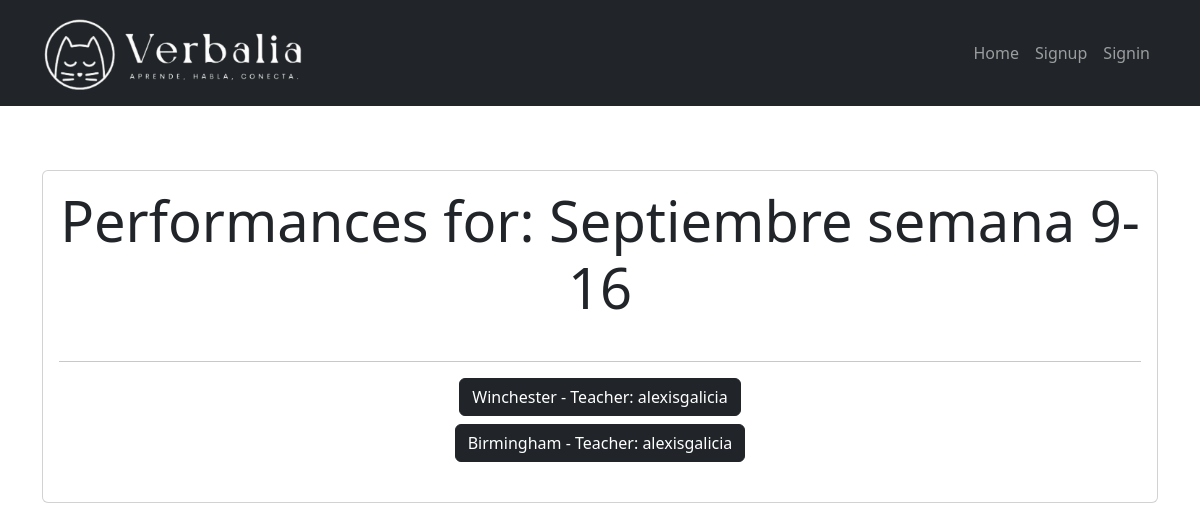
The app's page /performances_for_week/Septiembre semana 9-16/ with its own data.
### boletas/models.py (models this page shows, shortened)
class Performance(models.Model):
    semana = models.CharField(max_length=60, null=True)
    creation_date = models.DateTimeField(auto_now_add=True)
    group = models.ForeignKey(Group, on_delete=models.CASCADE, null=True, blank=True)
    user = models.ForeignKey(User, on_delete=models.SET_NULL, null=True, blank=True, editable=False)
    last_modified_date = models.DateTimeField(auto_now=True)
    is_submitted = models.BooleanField(default=False)
    week_number = models.PositiveIntegerField(null=True, blank=True)
    week_start = models.DateField(null=True)
    week_end = models.DateField(null=True)
    student_data = models.JSONField(blank=True, null=True)
    creation_week = models.CharField(max_length=50, null=True)

class Group(models.Model):
    name = models.CharField(max_length=50)
    level = models.CharField(max_length=50)
    schedule = models.CharField(max_length=50)
    user = models.ForeignKey(User, on_delete=models.SET_NULL, null=True, blank=True, editable=True)

### boletas/views.py (the view)
# urls.py: path('performances_for_week/<str:week>/', views.performances_for_week, name='performances_for_week'),
def performances_for_week(request, week):
    weekly_performances = Performance.objects.filter(creation_week=week)
    return render(request, 'performances_for_week.html', {
        'weekly_performances':weekly_performances,
        'week':week
    })

### boletas/context_processors.py (called while the page is built)
def assignment_check(request):
    if request.user.is_authenticated:
        todos_los_grupos = Group.objects.filter(user=request.user)
        todos_completados = all([group.has_assignment_this_week() for group in todos_los_grupos])
    else:
        todos_completados = False
    return {'todos_completados':todos_completados}

def plan_check(request):
    if request.user.is_authenticated:
        todos_los_grupos = Group.objects.filter(user=request.user)
        plans_completados = all([group.has_plan_this_week() for group in todos_los_grupos])
    else:
        plans_completados = False
    return {'plans_completados':plans_completados}

def performance_check(request):
    if request.user.is_authenticated:
        todos_los_grupos = Group.objects.filter(user=request.user)
        performances_completados = all([group.has_performance_this_week() for group in todos_los_grupos])
    else:
        performances_completados = False
    return {'performances_completados':performances_completados}

### boletas/templates/performances_for_week.html
{% extends 'base.html' %}
{% block content %}
<main class="container py-5">
    <section class="card card-body">
        <h1 class="display-4 text-center mb-4">Performances for: {{ week }}</h1>
        <hr>
        <ul class="list-unstyled text-center">
            {% for performance in weekly_performances %}
                <li class="mb-2">
                    <a href="{% url 'performance_detail' performance.id %}" class="btn btn-dark">
                        {{ performance.group.name }} - Teacher: {{ performance.user }}
                    </a>
                </li>
            {% endfor %}
        </ul>
    </section>
</main>
{% endblock %}

### records on screen
Performance: group.name "Winchester", user "alexisgalicia"
Performance: group.name "Birmingham", user "alexisgalicia"

### other values on screen
{{ week }} "Septiembre semana 9-16"
